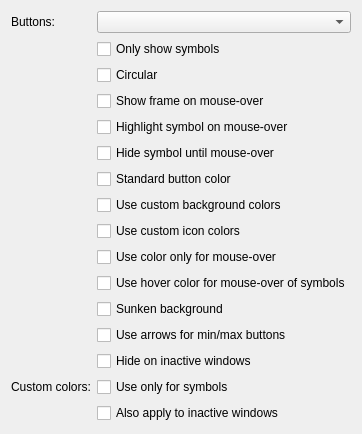
     <widget class="QWidget" name="page_19">
      <layout class="QFormLayout" name="formLayout_16">
       <item row="0" column="0">
        <widget class="QLabel" name="label_56">
         <property name="text">
          <string>Buttons:</string>
         </property>
        </widget>
       </item>
       <item row="0" column="1">
        <widget class="QComboBox" name="titlebarButtonAppearance">
         <property name="toolTip">
          <string>&lt;p&gt;Defines the gradient used to fill the titlebar buttons.</string>
         </property>
        </widget>
       </item>
       <item row="1" column="1">
        <widget class="QCheckBox" name="titlebarButtons_noFrame">
         <property name="toolTip">
          <string>&lt;p&gt;If enabled, only the symbol is drawn - and not the button background.</string>
         </property>
         <property name="text">
          <string>Only show symbols</string>
         </property>
        </widget>
       </item>
       <item row="2" column="1">
        <widget class="QCheckBox" name="titlebarButtons_round">
         <property name="toolTip">
          <string>&lt;p&gt;If enabled, the buttons will have a circular background - regardless of the general round setting.</string>
         </property>
         <property name="text">
          <string>Circular</string>
         </property>
        </widget>
       </item>
       <item row="3" column="1">
        <widget class="QCheckBox" name="titlebarButtons_hoverFrame">
         <property name="toolTip">
          <string>&lt;p&gt;If enabled, the button background (or frame) will only be shown when under the mouse.</string>
         </property>
         <property name="text">
          <string>Show frame on mouse-over</string>
         </property>
        </widget>
       </item>
       <item row="4" column="1">
        <widget class="QCheckBox" name="titlebarButtons_hoverSymbol">
         <property name="toolTip">
          <string>&lt;p&gt;If enabled, the icon will only be shown at full strength when under the mouse - otherwise it will be blended with the background.</string>
         </property>
         <property name="text">
          <string>Highlight symbol on mouse-over</string>
         </property>
        </widget>
       </item>
       <item row="6" column="1">
        <widget class="QCheckBox" name="titlebarButtons_button">
         <property name="toolTip">
          <string>&lt;p&gt;If enabled, the titlebar buttons will be drawn using the standard button color - otherwise the titlebar color will be used.</string>
         </property>
         <property name="text">
          <string>Standard button color</string>
         </property>
        </widget>
       </item>
       <item row="7" column="1">
        <widget class="QCheckBox" name="titlebarButtons_custom">
         <property name="toolTip">
          <string>&lt;p&gt;If enabled, the titlebar buttons will be drawn using the custom colors defined in the next page.</string>
         </property>
         <property name="text">
          <string>Use custom background colors</string>
         </property>
        </widget>
       </item>
       <item row="9" column="1">
        <widget class="QCheckBox" name="titlebarButtons_colorOnMouseOver">
         <property name="toolTip">
          <string>&lt;p&gt;If enabled, the colors will only be used when the button is under the mouse.</string>
         </property>
         <property name="text">
          <string>Use color only for mouse-over</string>
         </property>
        </widget>
       </item>
       <item row="10" column="1">
        <widget class="QCheckBox" name="titlebarButtons_useHover">
         <property name="toolTip">
          <string>&lt;p&gt;If enabled, symbols will use the KDE hover color when moused-over.</string>
         </property>
         <property name="text">
          <string>Use hover color for mouse-over of symbols</string>
         </property>
        </widget>
       </item>
       <item row="11" column="1">
        <widget class="QCheckBox" name="titlebarButtons_sunkenBackground">
         <property name="toolTip">
          <string>&lt;p&gt;If enabled, a sunken background is drawn behind the buttons.</string>
         </property>
         <property name="text">
          <string>Sunken background</string>
         </property>
        </widget>
       </item>
       <item row="12" column="1">
        <widget class="QCheckBox" name="titlebarButtons_arrowMinMax">
         <property name="toolTip">
          <string>&lt;p&gt;If enabled, arrows are drawn as the icons for min and max buttons.</string>
         </property>
         <property name="text">
          <string>Use arrows for min/max buttons</string>
         </property>
        </widget>
       </item>
       <item row="13" column="1">
        <widget class="QCheckBox" name="titlebarButtons_hideOnInactiveWindow">
         <property name="toolTip">
          <string>&lt;p&gt;If enabled, buttons on inactive windows are only drawn when the mouse hovers over them.</string>
         </property>
         <property name="text">
          <string>Hide on inactive windows</string>
         </property>
        </widget>
       </item>
       <item row="14" column="0">
        <widget class="QLabel" name="label_57">
         <property name="text">
          <string>Custom colors:</string>
         </property>
        </widget>
       </item>
       <item row="14" column="1">
        <widget class="QCheckBox" name="titlebarButtons_colorSymbolsOnly">
         <property name="toolTip">
          <string>&lt;p&gt;If enabled, custom colors will be applied to the symbols, otherwise they will be applied to the button background.</string>
         </property>
         <property name="text">
          <string>Use only for symbols</string>
         </property>
        </widget>
       </item>
       <item row="15" column="1">
        <widget class="QCheckBox" name="titlebarButtons_colorInactive">
         <property name="toolTip">
          <string>&lt;p&gt;If enabled, custom colors will be applied to active and inactive windows, otherwise they will only be applied to active windows.</string>
         </property>
         <property name="text">
          <string>Also apply to inactive windows</string>
         </property>
        </widget>
       </item>
       <item row="5" column="1">
        <widget class="QCheckBox" name="titlebarButtons_hoverSymbolFull">
         <property name="toolTip">
          <string>&lt;p&gt;If enabled, the symbol will not be drawn unless under the mouse.</string>
         </property>
         <property name="text">
          <string>Hide symbol until mouse-over</string>
         </property>
        </widget>
       </item>
       <item row="8" column="1">
        <widget class="QCheckBox" name="titlebarButtons_customIcon">
         <property name="text">
          <string>Use custom icon colors</string>
         </property>
        </widget>
       </item>
      </layout>
     </widget>
